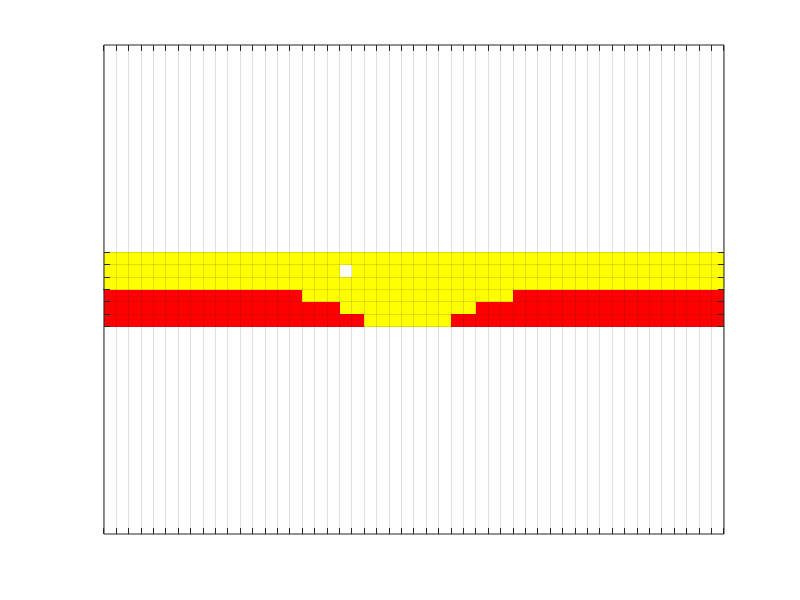

Reproduce this figure in MATLAB.
B = 3;
L = 6;
len = 50;
toll = [10, 10, 10, 8, 5, 3];
z = ones(L, len);
map = zeros(L, len);
map(1:B, 1:len) = 1;
ceil = zeros(L, len);
for i = 1 : length(toll)
    map(i, len/2-toll(i): len/2+toll(i)) = 1;
end
ceil(2, 20) = 1;

imh = image(cat(3, z, map, ceil));
set(gca,'xtick', [0.5: 1: len+0.5]);
set(gca,'ytick', [0.5: 1: L+0.5]);
set(gca,'xticklabel', '');
set(gca,'yticklabel', '');
axis equal  
axis tight  
grid on;